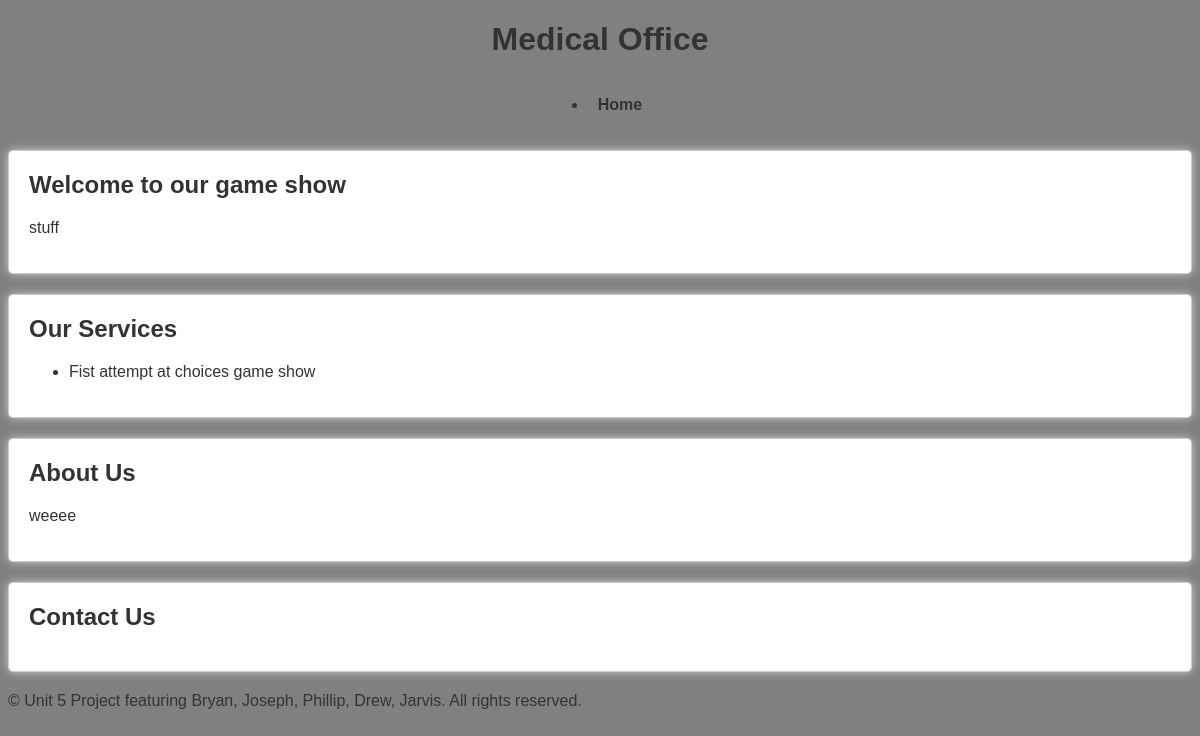
The page /business/1/templates/ on the database its author committed.
### app/models.py (models this page shows, shortened)
class businessTemplateDatabase(models.Model):
    CHOICES = (
        ("medical_office", "Medical Office"),
        ("Blog", "Blog"),
        ("Restaurant", "Restaurant"),
    )
    templateId = models.TextField()
    name = models.TextField(max_length=255)
    description = models.TextField(max_length=255)
    type = models.TextField(max_length=255)
    missionStatement = models.TextField(max_length=1500)
    template_choice = models.CharField(max_length=50, choices=CHOICES, null=True)
    profile = models.ForeignKey(
        Profile, related_name="business", on_delete=models.CASCADE
    )

### app/views.py (the view, shortened to what this page needs)
# urls.py: path("business/<int:business_id>/templates/", templatesView, name="templates"),
def templatesView(request, business_id):
    try:
        business = businessTemplateDatabase.objects.get(id=business_id)
        business_contact = businessContactInfoDatabase.objects.filter(
            business=business_id
        )
    except businessTemplateDatabase.DoesNotExist:
        return HttpResponseNotFound("Business does not exist")
    template_choice = business.template_choice
    if template_choice == "medical_office":
        context = {"medical_office": "Medical Office", "business": business}
        return render(request, "medical_office.html", context)

### app/templates/medical_office.html (shortened to what this page needs)
{% load static %}
<!DOCTYPE html>
<html>
  <head>
    <link
      rel="stylesheet"
      type="text/css"
      href="{% static 'drewstyles.css' %}"
    />
  </head>
  <body>
    <header>
      <h1 class="medical">{{ medical_office }}</h1>
      <nav>
        <ul>
          <li><a href="#">Home</a></li>
        </ul>
      </nav>
    </header>
    <main>
      <section>
        <h2>Welcome to our {{ business.type }}</h2>
        <p>{{ business.missionStatement }}</p>
      </section>
      <section>
        <h2>Our Services</h2>
        <ul>
          <li>{{ business.name }} {{business.type}}</li>
        </ul>
      </section>
      <section>
        <h2>About Us</h2>
        <p>{{ business.description }}</p>
      </section>
      <section>
        <h2>Contact Us</h2>
      </section>
    </main>
    <footer>
      <p>
        <span>
          &copy; Unit 5 Project featuring Bryan, Joseph, Phillip, Drew, Jarvis.
          All rights reserved.
        </span>
      </p>
    </footer>
  </body>
</html>

### app/static/drewstyles.css (style rules this page uses)
body { background-color: gray; font-family: Arial, Helvetica, sans-serif; color: #333 }
.medical { text-align: center; font-family: Arial; }
nav { display: flex; justify-content: center; margin: 20px 0; }
nav li { margin: 0 10px; }
nav a { text-decoration: none; color: #333; font-weight: bold; padding: 10px; border-radius: 5px; }
section { margin: 20px 0; padding: 20px; border: 1px solid #ccc; border-radius: 5px; background-color: #fff; box-shadow: 0 0 10px #ccc; }
section h2 { margin-top: 0; }

### rows shown on the page
businessTemplateDatabase: type "game show", missionStatement "stuff", name "Fist attempt at choices", description "weeee"

### other values the page prints
{{ medical_office }} "Medical Office"
